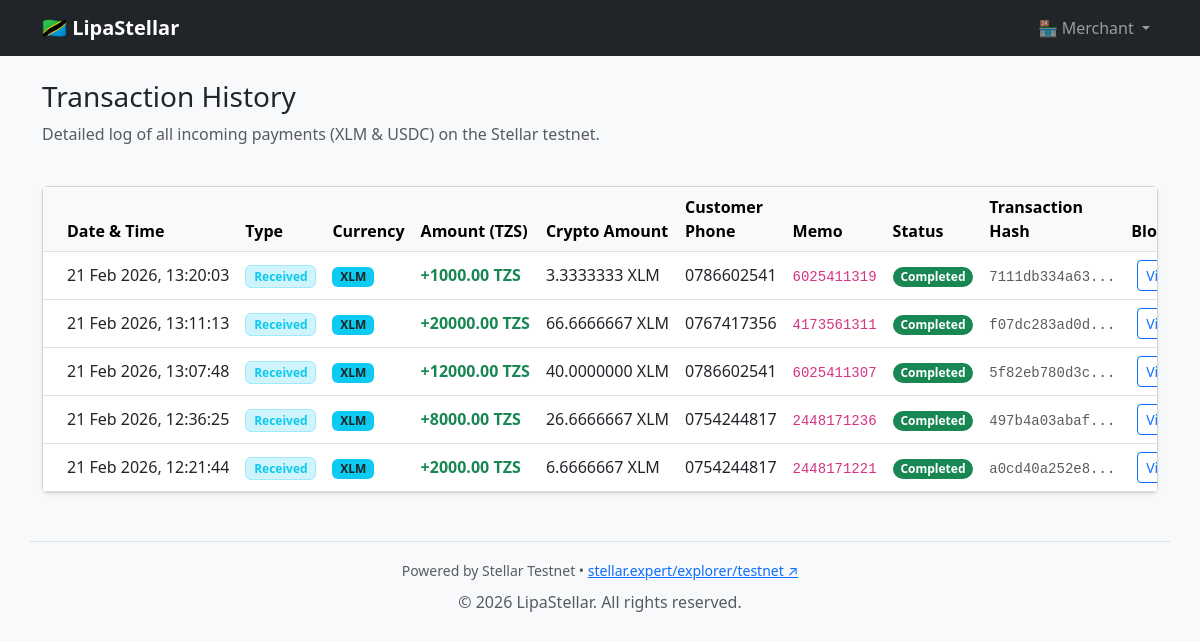
/history/ (signed in), run on the app's committed database.
### payments/models.py (models this page shows, shortened)
class Transaction(models.Model):
    STATUS_CHOICES = [
        ('pending', 'Pending'),
        ('completed', 'Completed'),
        ('failed', 'Failed'),
    ]
    DIRECTION_CHOICES = [
        ('inbound', 'Inbound'),
        ('outbound', 'Outbound'),
    ]
    merchant = models.ForeignKey(Merchant, on_delete=models.CASCADE)
    transaction_hash = models.CharField(max_length=64)
    amount_tzs = models.DecimalField(max_digits=12, decimal_places=2)
    amount_xlm = models.DecimalField(max_digits=12, decimal_places=7, null=True, blank=True)
    amount_usdc = models.DecimalField(max_digits=12, decimal_places=7, null=True, blank=True)
    customer_phone = models.CharField(max_length=15, blank=True, default='')
    memo = models.CharField(max_length=28)
    status = models.CharField(max_length=10, choices=STATUS_CHOICES, default='completed')
    direction = models.CharField(max_length=10, choices=DIRECTION_CHOICES, default='inbound')
    created_at = models.DateTimeField(auto_now_add=True)
    customer_app = models.ForeignKey(
        Customer,
        null=True, blank=True,
        on_delete=models.SET_NULL,
        related_name='app_transactions',
        limit_choices_to={'customer_type': 'app'},
    )
    customer_wallet_public_key = models.CharField(max_length=56, null=True, blank=True)
    @property
    def currency(self):
        if self.amount_usdc is not None:
            return 'USDC'
        return 'XLM'

### payments/views.py (the view)
# urls.py: path('history/', views.transaction_history, name='transaction_history'),
@login_required
def transaction_history(request):
    merchant = request.user.merchant
    transactions = Transaction.objects.filter(merchant=merchant).order_by('-created_at')
    context = {
        'transactions': transactions,
        'explorer_url': settings.TESTNET_EXPLORER_URL,
    }
    return render(request, 'payments/transaction_history.html', context)

### payments/context_processors.py (called while the page is built)
def stellar_settings(request):
    return {
        'TESTNET_EXPLORER_URL': settings.TESTNET_EXPLORER_URL,
    }

def session_customer(request):
    from payments.models import Customer
    phone = request.session.get('customer_phone')
    customer = None
    if phone:
        customer = Customer.objects.filter(
            phone_number=phone, customer_type='app', is_active=True
        ).first()
    return {'session_customer': customer}

### payments/templates/payments/transaction_history.html (shortened to what this page needs)
{% extends 'payments/base.html' %}
{% block content %}
<div class="row mb-4">
    <div class="col-md-12">
        <h1 class="h3">Transaction History</h1>
        <p class="text-muted">Detailed log of all incoming payments (XLM &amp; USDC) on the Stellar testnet.</p>
    </div>
</div>
<div class="row">
    <div class="col-md-12">
        <div class="card shadow-sm">
            <div class="card-body p-0">
                <div class="table-responsive">
                    <table class="table table-hover align-middle mb-0">
                        <thead class="table-light">
                            <tr>
                                <th class="ps-4">Date & Time</th>
                                <th>Type</th>
                                <th>Currency</th>
                                <th>Amount (TZS)</th>
                                <th>Crypto Amount</th>
                                <th>Customer Phone</th>
                                <th>Memo</th>
                                <th>Status</th>
                                <th>Transaction Hash</th>
                                <th class="text-end pe-4">Blockchain</th>
                            </tr>
                        </thead>
                        <tbody>
                            {% for tx in transactions %}
                            <tr>
                                <td class="ps-4 text-nowrap">
                                    {{ tx.created_at|date:"d M Y, H:i:s" }}
                                </td>
                                <td>
                                    {% if tx.direction == 'inbound' %}
                                    <span class="badge bg-info-subtle text-info border border-info-subtle">Received</span>
                                    {% else %}
                                    <span class="badge bg-warning-subtle text-warning border border-warning-subtle">Sent</span>
                                    {% endif %}
                                </td>
                                <td>
                                    {% if tx.currency == 'USDC' %}
                                    <span class="badge bg-success">USDC</span>
                                    {% else %}
                                    <span class="badge bg-info text-dark">XLM</span>
                                    {% endif %}
                                </td>
                                <td class="fw-bold text-nowrap {% if tx.direction == 'inbound' %}text-success{% else %}text-danger{% endif %}">
                                    {% if tx.direction == 'inbound' %}+{% else %}-{% endif %}{{ tx.amount_tzs }} TZS
                                </td>
                                <td class="text-nowrap">
                                    {% if tx.currency == 'USDC' %}
                                        {{ tx.amount_usdc|floatformat:7 }} USDC
                                    {% else %}
                                        {{ tx.amount_xlm|floatformat:7 }} XLM
                                    {% endif %}
                                </td>
                                <td>{{ tx.customer_phone }}</td>
                                <td><code>{{ tx.memo }}</code></td>
                                <td><span class="badge bg-success rounded-pill">Completed</span></td>
                                <td><code class="small text-muted">{{ tx.transaction_hash|slice:":12" }}...</code></td>
                                <td class="text-end pe-4">
                                    <a href="{{ TESTNET_EXPLORER_URL }}/tx/{{ tx.transaction_hash }}" target="_blank" class="btn btn-sm btn-outline-primary">
                                        View Tx ↗
                                    </a>
                                </td>
                            </tr>
                            {% empty %}
                            <tr>
                                <td colspan="10" class="text-center py-5 text-muted">
                                    No transactions found.
                                </td>
                            </tr>
                            {% endfor %}
                        </tbody>
                    </table>
                </div>
            </div>
        </div>
    </div>
</div>
{% endblock %}

### payments/templates/payments/base.html (style rules this page uses)
body { background-color: #f8f9fa; }

### data on the page
Transaction: created_at "21 Feb 2026, 13:20:03", direction "Received", shows "XLM", amount_tzs "1000.00", amount_xlm "3.3333333", customer_phone "0786602541", memo "6025411319", transaction_hash "7111db334a63"
Transaction: created_at "21 Feb 2026, 13:11:13", direction "Received", shows "XLM", amount_tzs "20000.00", amount_xlm "66.6666667", customer_phone "0767417356", memo "4173561311", transaction_hash "f07dc283ad0d"
Transaction: created_at "21 Feb 2026, 13:07:48", direction "Received", shows "XLM", amount_tzs "12000.00", amount_xlm "40.0000000", customer_phone "0786602541", memo "6025411307", transaction_hash "5f82eb780d3c"
Transaction: created_at "21 Feb 2026, 12:36:25", direction "Received", shows "XLM", amount_tzs "8000.00", amount_xlm "26.6666667", customer_phone "0754244817", memo "2448171236", transaction_hash "497b4a03abaf"
Transaction: created_at "21 Feb 2026, 12:21:44", direction "Received", shows "XLM", amount_tzs "2000.00", amount_xlm "6.6666667", customer_phone "0754244817", memo "2448171221", transaction_hash "a0cd40a252e8"
